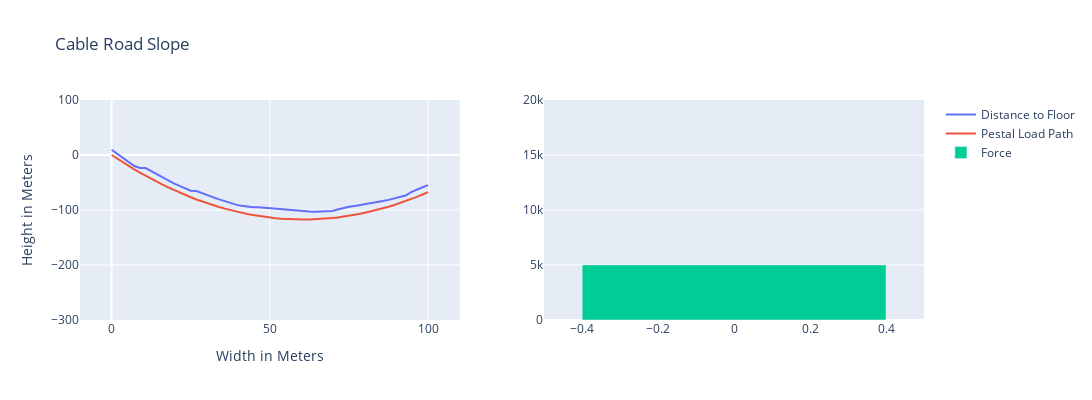

Notebook code for this chart:
### Markdown cell above
#### <a id='toc1_1_1_4_'></a>[The Influence of Pulling Force on Slope](#toc0_)

### Code cell
from plotly.subplots import make_subplots

xmin, xmax, nx = 0.0, 100.0, 57
x = np.linspace(xmin, xmax, nx)

sample_cable_road.s_current_tension= 10
mechanical_computations.calculate_sloped_line_to_floor_distances(sample_cable_road)
y = sample_cable_road.sloped_line_to_floor_distances

fig = go.FigureWidget(make_subplots(rows=1, cols=2))
sloped_ltfd = fig.add_scatter(x=x,
                      y=y, name="Distance to Floor")
sloped_ltfd_pestal = fig.add_scatter(x=x,
                      y=y, name="Pestal Load Path")


force = 5000
fig.add_trace(go.Bar(x=[0], y=[force], name="Force"),row=1, col=2)

fig.update_layout(title='Cable Road Slope',
                    xaxis_title='Width in Meters',
                    yaxis_title='Height in Meters',
                    yaxis=dict(range=[-300, 100]),
                    xaxis=dict(range=[-10,110]),
                    yaxis2=dict(range=[-10,20000]),
                    width=1200,height=400)

gif = GIF()

@capture(gif)
@interact(force=(0, 20000, 100))
def update(force=5000):
    sample_cable_road.s_current_tension = force
    mechanical_computations.calculate_sloped_line_to_floor_distances(sample_cable_road)
    y = sample_cable_road.sloped_line_to_floor_distances
    fig.data[0].y = y

    y_x_deflections_pestal = np.asarray([
        mechanical_computations.pestal_load_path(
            sample_cable_road, point
        )
        for point in sample_cable_road.points_along_line
    ])

    fig.data[1].y=-y_x_deflections_pestal
    fig.data[2].y=[force]
    fig.show()
    # return fig

fig.write_html("02_Figures/Cable_Road_Slope.html")
fig.show("notebook_connected")

### Figure 1 — Plotly figure (JSON) as saved in the notebook; plotly's stock layout.template omitted (floating-point values rounded to 4 significant figures)
{"data": [{"name": "Distance to Floor", "type": "scatter", "uid": "c358e45d-4fce-41ff-99d4-15b86d030816", "x": [0, 1.786, 3.571, 5.357, 7.143, 8.929, 10.71, 12.5, 14.29, 16.07, 17.86, 19.64, 21.43, 23.21, 25, 26.79, 28.57, 30.36, 32.14, 33.93, 35.71, 37.5, 39.29, 41.07, 42.86, 44.64, 46.43, 48.21, 50, 51.79, 53.57, 55.36, 57.14, 58.93, 60.71, 62.5, 64.29, 66.07, 67.86, 69.64, 71.43, 73.21, 75, 76.79, 78.57, 80.36, 82.14, 83.93, 85.71, 87.5, 89.29, 91.07, 92.86, 94.64, 96.43, 98.21, 100], "y": [9.503, 1.706, -5.883, -13.18, -20.0, -23.51, -23.65, -29.44, -35.22, -40.92, -46.28, -51.43, -56.27, -61.04, -64.85, -65.64, -68.98, -73.07, -77.06, -80.76, -84.32, -87.45, -90.28, -92.47, -94.11, -94.9, -94.89, -95.89, -96.84, -97.85, -98.86, -99.97, -100.9, -101.7, -102.4, -102.9, -103.2, -103.2, -102.7, -101.7, -99.18, -96.0, -94.05, -92.57, -91.05, -89.46, -87.76, -85.87, -83.74, -81.56, -79.26, -76.72, -73.72, -67.57, -62.32, -58.56, -54.84, -50.83, -46.72, -42.16, -37.23, -32.03, -25.34, -18.89, -13.17, -7.48, -1.406, 5.231, 11.0]}, {"name": "Pestal Load Path", "type": "scatter", "uid": "c9d71ebd-c511-4ea5-a3b3-5344c607875b", "x": [0, 1.786, 3.571, 5.357, 7.143, 8.929, 10.71, 12.5, 14.29, 16.07, 17.86, 19.64, 21.43, 23.21, 25, 26.79, 28.57, 30.36, 32.14, 33.93, 35.71, 37.5, 39.29, 41.07, 42.86, 44.64, 46.43, 48.21, 50, 51.79, 53.57, 55.36, 57.14, 58.93, 60.71, 62.5, 64.29, 66.07, 67.86, 69.64, 71.43, 73.21, 75, 76.79, 78.57, 80.36, 82.14, 83.93, 85.71, 87.5, 89.29, 91.07, 92.86, 94.64, 96.43, 98.21, 100], "y": [0, -6.814, -13.42, -19.83, -26.03, -32.03, -37.82, -43.41, -48.8, -53.98, -58.96, -63.73, -68.3, -72.67, -76.83, -80.79, -84.55, -88.1, -91.44, -94.59, -97.52, -100.3, -102.8, -105.1, -107.2, -109.2, -110.9, -112.4, -113.7, -114.8, -115.7, -116.4, -116.9, -117.2, -117.3, -117.1, -116.8, -116.3, -115.5, -114.6, -113.5, -112.1, -110.6, -108.8, -106.9, -104.7, -102.4, -99.78, -97.01, -94.04, -90.86, -87.47, -83.89, -80.1, -76.1, -71.9, -67.5, -62.89, -58.08, -53.07, -47.85, -42.43, -36.8, -30.97, -24.93, -18.7, -12.25, -5.607, 0]}, {"name": "Force", "type": "bar", "uid": "4f9d121c-8304-44cb-ade3-f5d0ea0d99f5", "x": [0], "xaxis": "x2", "y": [5000], "yaxis": "y2"}], "layout": {"height": 400, "title": {"text": "Cable Road Slope"}, "width": 1200, "xaxis": {"anchor": "y", "domain": [0, 0.45], "range": [-10, 110], "title": {"text": "Width in Meters"}}, "xaxis2": {"anchor": "y2", "domain": [0.55, 1]}, "yaxis": {"anchor": "x", "domain": [0, 1], "range": [-300, 100], "title": {"text": "Height in Meters"}}, "yaxis2": {"anchor": "x2", "domain": [0, 1], "range": [-10, 20000]}}}
